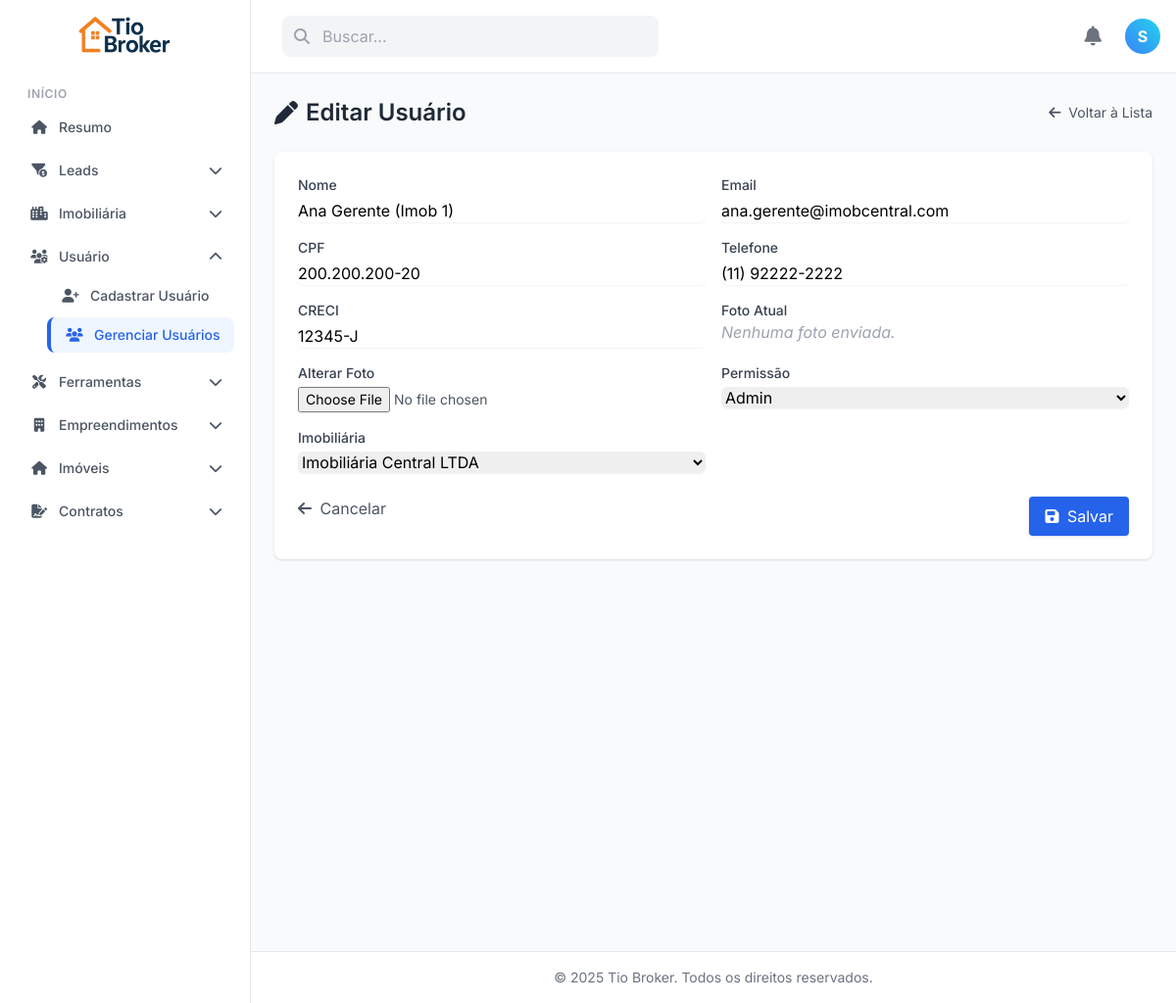
The app's page /views/usuarios/editar.php?id=2 (signed in) with its own data.
### tables this page shows
CREATE TABLE usuario (
    id_usuario INT AUTO_INCREMENT PRIMARY KEY,
    nome VARCHAR(100) NOT NULL,
    email VARCHAR(100) UNIQUE NOT NULL,
    cpf VARCHAR(14) UNIQUE NOT NULL,
    senha VARCHAR(255) NOT NULL,
    creci VARCHAR(20) NULL,
    telefone VARCHAR(20) NOT NULL,
    permissao ENUM(
        'SuperAdmin',
        'Admin',
        'Coordenador',
        'Corretor'
    ) NOT NULL,
    foto TEXT NULL,
    id_imobiliaria INT,
    idioma VARCHAR(10) DEFAULT 'pt-br',
    tema ENUM('light', 'dark') DEFAULT 'light',
    tamanho_fonte VARCHAR(10) DEFAULT 'text-base',
    notificacao_sonora BOOLEAN DEFAULT TRUE,
    notificacao_visual BOOLEAN DEFAULT TRUE,
    narrador BOOLEAN DEFAULT FALSE,
    is_deleted TINYINT(1) NOT NULL DEFAULT 0,
    FOREIGN KEY (id_imobiliaria) REFERENCES imobiliaria (id_imobiliaria) ON DELETE SET NULL
);

CREATE TABLE imobiliaria (
    id_imobiliaria INT AUTO_INCREMENT PRIMARY KEY,
    tipo_pessoa CHAR(1) NOT NULL DEFAULT 'J' COMMENT 'F = Física | J = Jurídica',
    nome VARCHAR(255) NOT NULL,
    cnpj VARCHAR(18) NULL,
    cpf VARCHAR(14) NULL,
    is_deleted TINYINT(1) NOT NULL DEFAULT 0,  
    created_at TIMESTAMP DEFAULT CURRENT_TIMESTAMP,
    updated_at TIMESTAMP DEFAULT CURRENT_TIMESTAMP ON UPDATE CURRENT_TIMESTAMP
);

### views/usuarios/editar.php (called while the page is built, shortened)
<?php
require_once '../../config/config.php';
require_once '../../models/Usuario.php';
require_once '../../models/Imobiliaria.php';
$id = $_GET['id'] ?? null;
$usuarioModel = new Usuario($connection);
$imobiliariaModel = new Imobiliaria($connection);
$usuario = $usuarioModel->buscarPorId($id);
$dados = $usuario;
$usuarioLogado = $_SESSION['usuario'];
$permissao = $usuarioLogado['permissao'];
$id_imobiliaria_usuario = $usuarioLogado['id_imobiliaria'];
if ($permissao === 'SuperAdmin') {
  $listaImobiliarias = $imobiliariaModel->listarTodas();
} else {
  $imob = $imobiliariaModel->buscarPorId($id_imobiliaria_usuario);
  $listaImobiliarias = $imob ? [$imob] : [];
}
include '../layout/template_base.php';

### models/Usuario.php (called while the page is built, shortened)
<?php
class Usuario
{
    private $conn;
    public function __construct($conn)
    {
        $this->conn = $conn;
    }
    public function buscarPorId($id)
    {
        $stmt = $this->conn->prepare("SELECT * FROM usuario WHERE id_usuario = ? AND is_deleted = 0");
        $stmt->bind_param("i", $id);
        $stmt->execute();
        $resultado = $stmt->get_result();
        return $resultado ? $resultado->fetch_assoc() : null;
    }
}

### models/Imobiliaria.php (called while the page is built, shortened)
<?php
class Imobiliaria
{
    private $conn;
    public function __construct($conn)
    {
        $this->conn = $conn;
    }
    public function listarTodas()
    {
        $query = "SELECT id_imobiliaria, nome FROM imobiliaria WHERE is_deleted = 0 ORDER BY nome ASC";
        $resultado = $this->conn->query($query);
        return $resultado->fetch_all(MYSQLI_ASSOC);
    }
}

### views/usuarios/editar_conteudo.php (the view, shortened to what this page needs)
<div class="max-w-4xl mx-auto">
    <div class="flex justify-between items-center mb-6">
        <h2 class="text-2xl font-semibold text-gray-800 flex items-center gap-2">
            <i class="fas fa-pen"></i> Editar Usuário
        </h2>
        <a href="listar.php" class="text-sm text-gray-600 hover:text-blue-600">
            <i class="fas fa-arrow-left mr-1"></i> Voltar à Lista
        </a>
    </div>
    <form action="../../controllers/UsuarioController.php" method="POST" enctype="multipart/form-data" onsubmit="validarFormulario(event)" class="bg-white p-6 rounded-lg shadow">
        <div class="grid grid-cols-1 md:grid-cols-2 gap-4">
            <div>
                <label for="nome" class="block text-sm font-medium text-gray-700">Nome</label>
                <input type="text" id="nome" name="nome" class="mt-1 block w-full border-gray-300 rounded-md shadow-sm" value="<?= htmlspecialchars($dados['nome'], ENT_QUOTES) ?>" required>
            </div>
            <div>
                <label for="email" class="block text-sm font-medium text-gray-700">Email</label>
                <input type="email" id="email" name="email" class="mt-1 block w-full border-gray-300 rounded-md shadow-sm" value="<?= htmlspecialchars($dados['email'], ENT_QUOTES) ?>" required>
            </div>
            <div>
                <label for="cpf" class="block text-sm font-medium text-gray-700">CPF</label>
                <input type="text" id="cpf" name="cpf" maxlength="14" placeholder="000.000.000-00"
                    class="mt-1 block w-full border-gray-300 rounded-md shadow-sm"
                    value="<?= htmlspecialchars($dados['cpf'], ENT_QUOTES) ?>" required>
            </div>
            <div>
                <label for="telefone" class="block text-sm font-medium text-gray-700">Telefone</label>
                <input type="text" id="telefone" name="telefone" maxlength="15" placeholder="(00) 00000-0000"
                    class="mt-1 block w-full border-gray-300 rounded-md shadow-sm"
                    value="<?= htmlspecialchars($dados['telefone'], ENT_QUOTES) ?>" required>
            </div>
            <div>
                <label for="creci" class="block text-sm font-medium text-gray-700">CRECI</label>
                <input type="text" id="creci" name="creci" class="mt-1 block w-full border-gray-300 rounded-md shadow-sm" value="<?= htmlspecialchars($dados['creci'], ENT_QUOTES) ?>">
            </div>
            <div>
                <label class="block text-sm font-medium text-gray-700">Foto Atual</label>
                <?php if (!empty($dados['foto'])): ?>
                    <img src="<?= htmlspecialchars($dados['foto'], ENT_QUOTES) ?>" alt="Foto do Usuário" class="w-24 rounded mt-1">
                <?php else: ?>
                    <p class="text-gray-400 italic">Nenhuma foto enviada.</p>
                <?php endif; ?>
            </div>
            <div>
                <label for="foto" class="block text-sm font-medium text-gray-700">Alterar Foto</label>
                <input type="file" id="foto" name="foto" class="mt-1 block w-full text-sm text-gray-600">
            </div>
            <div>
                <label for="permissao" class="block text-sm font-medium text-gray-700">Permissão</label>
                <?php if ($dados['permissao'] === 'SuperAdmin'): ?>
                    <input type="hidden" name="permissao" value="SuperAdmin">
                    <div class="mt-1 text-gray-600 bg-gray-100 border border-gray-300 px-3 py-2 rounded">
                        SuperAdmin (não editável)
                    </div>
                <?php else: ?>
                    <select id="permissao" name="permissao" class="mt-1 block w-full border-gray-300 rounded-md shadow-sm">
                        <option value="Admin" <?= $dados['permissao'] === 'Admin' ? 'selected' : '' ?>>Admin</option>
                    </select>
                <?php endif; ?>
            </div>
            <div>
                <label for="id_imobiliaria" class="block text-sm font-medium text-gray-700">Imobiliária</label>
                <select id="id_imobiliaria" name="id_imobiliaria" class="mt-1 block w-full border-gray-300 rounded-md shadow-sm">
                            <?php foreach ($listaImobiliarias as $imob): ?>
                                <option value="<?= $imob['id_imobiliaria'] ?>" <?= ($dados['id_imobiliaria'] ?? null) == $imob['id_imobiliaria'] ? 'selected' : '' ?>>
                                        <?= htmlspecialchars($imob['nome']) ?>
                                </option>
                            <?php endforeach; ?>
                </select>
            </div>
                            </div>
        <div class="mt-6 flex justify-between">
            <a href="listar.php" class="text-gray-600 hover:text-blue-600"><i class="fas fa-arrow-left mr-1"></i> Cancelar</a>
            <button type="submit" class="bg-blue-600 hover:bg-blue-700 text-white px-4 py-2 rounded shadow">
                <i class="fas fa-save mr-1"></i> Salvar
            </button>
        </div>
    </form>
</div>

### views/layout/template_base.php (style rules this page uses)
body { font-family: 'Inter', sans-serif; background-color: #f8fafc; }

### records on screen
usuario: nome "Ana Gerente (Imob 1)", email "ana.gerente@imobcentral.com", cpf "200.200.200-20", telefone "(11) 92222-2222", creci "12345-J", permissao "Admin", id_imobiliaria "Imobiliária Central LTDA"

### other values on screen
$primeiraLetra "S"
